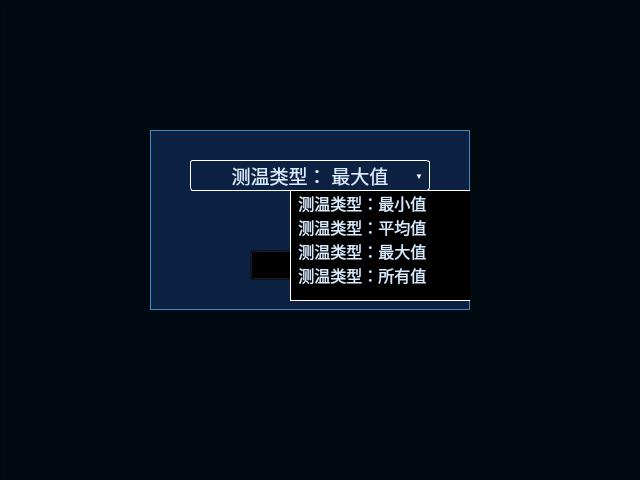
<?xml version="1.0" encoding="UTF-8"?>
<ui version="4.0">
 <class>hp_dialog_ir_parameter</class>
 <widget class="QWidget" name="hp_dialog_ir_parameter">
  <property name="geometry">
   <rect>
    <x>0</x>
    <y>0</y>
    <width>640</width>
    <height>480</height>
   </rect>
  </property>
  <property name="windowTitle">
   <string>Form</string>
  </property>
  <widget class="QFrame" name="frame_2">
   <property name="geometry">
    <rect>
     <x>0</x>
     <y>0</y>
     <width>641</width>
     <height>481</height>
    </rect>
   </property>
   <property name="styleSheet">
    <string notr="true">QFrame
{
background-color: rgb(0, 8, 16);
}</string>
   </property>
   <property name="frameShape">
    <enum>QFrame::StyledPanel</enum>
   </property>
   <property name="frameShadow">
    <enum>QFrame::Raised</enum>
   </property>
   <widget class="QFrame" name="frame">
    <property name="geometry">
     <rect>
      <x>150</x>
      <y>130</y>
      <width>320</width>
      <height>180</height>
     </rect>
    </property>
    <property name="styleSheet">
     <string notr="true">QFrame{
background-color:rgb(13, 34, 67);
border :1px solid rgb(62, 139, 192);
}</string>
    </property>
    <property name="frameShape">
     <enum>QFrame::StyledPanel</enum>
    </property>
    <property name="frameShadow">
     <enum>QFrame::Raised</enum>
    </property>
    <widget class="QListWidget" name="listWidget_tempType">
     <property name="geometry">
      <rect>
       <x>140</x>
       <y>60</y>
       <width>240</width>
       <height>111</height>
      </rect>
     </property>
     <property name="font">
      <font>
       <pointsize>12</pointsize>
      </font>
     </property>
     <property name="styleSheet">
      <string notr="true">QAbstractItemView {
	background-color:#000000;
	color:rgb(216, 235, 255);
	border:1px solid #ffffff;
}
QAbstractItemView::item:selected {
	color: #ffffff;
	background-color: #000000;
}
QListView::item:selected{
	background:rgba(0, 221, 253,150);
	border:0px solid rgb(0, 221, 253);
}
QListView::item:selected:!active{
    border:0px solid rgb(0, 221, 253);
	background:rgba(0, 221, 253,150);
}</string>
     </property>
     <property name="currentRow">
      <number>-1</number>
     </property>
     <item>
      <property name="text">
       <string> 测温类型：最小值</string>
      </property>
     </item>
     <item>
      <property name="text">
       <string> 测温类型：平均值</string>
      </property>
     </item>
     <item>
      <property name="text">
       <string> 测温类型：最大值</string>
      </property>
     </item>
     <item>
      <property name="text">
       <string> 测温类型：所有值</string>
      </property>
     </item>
    </widget>
    <widget class="QFrame" name="frame_tempType">
     <property name="geometry">
      <rect>
       <x>40</x>
       <y>30</y>
       <width>240</width>
       <height>31</height>
      </rect>
     </property>
     <property name="focusPolicy">
      <enum>Qt::ClickFocus</enum>
     </property>
     <property name="styleSheet">
      <string notr="true">QFrame{
background:transparent;
border:1px solid white;
border-radius:3px;}</string>
     </property>
     <property name="frameShape">
      <enum>QFrame::StyledPanel</enum>
     </property>
     <property name="frameShadow">
      <enum>QFrame::Raised</enum>
     </property>
     <widget class="QLabel" name="tempType_text">
      <property name="geometry">
       <rect>
        <x>1</x>
        <y>1</y>
        <width>238</width>
        <height>29</height>
       </rect>
      </property>
      <property name="font">
       <font>
        <family>微软雅黑</family>
        <pointsize>14</pointsize>
       </font>
      </property>
      <property name="focusPolicy">
       <enum>Qt::NoFocus</enum>
      </property>
      <property name="styleSheet">
       <string notr="true">background:transparent;
color:rgb(216, 235, 255);
border:0px;</string>
      </property>
      <property name="text">
       <string>测温类型： 最大值</string>
      </property>
      <property name="alignment">
       <set>Qt::AlignCenter</set>
      </property>
     </widget>
     <widget class="QLabel" name="tempType_select">
      <property name="geometry">
       <rect>
        <x>219</x>
        <y>1</y>
        <width>20</width>
        <height>29</height>
       </rect>
      </property>
      <property name="font">
       <font>
        <pointsize>6</pointsize>
       </font>
      </property>
      <property name="styleSheet">
       <string notr="true">background:transparent;border:0px;color:white;</string>
      </property>
      <property name="text">
       <string>▼</string>
      </property>
      <property name="alignment">
       <set>Qt::AlignCenter</set>
      </property>
     </widget>
     <zorder>tempType_select</zorder>
     <zorder>tempType_text</zorder>
    </widget>
    <widget class="QToolButton" name="toolButton_return">
     <property name="geometry">
      <rect>
       <x>100</x>
       <y>120</y>
       <width>121</width>
       <height>30</height>
      </rect>
     </property>
     <property name="font">
      <font>
       <family>微软雅黑</family>
       <pointsize>11</pointsize>
       <weight>75</weight>
       <bold>true</bold>
      </font>
     </property>
     <property name="styleSheet">
      <string notr="true">
QToolButton{
background:transparent;
border-image: url(:/res/label_Background_n.png);
color:white;
}

QToolButton::pressed{
background:transparent;
border-image: url(:/res/label_Background_s.png);color:white;
}
QToolButton::focus{
background:transparent;
border-image: url(:/res/label_Background_s.png);color:white;
}</string>
     </property>
     <property name="text">
      <string>返回</string>
     </property>
     <property name="toolButtonStyle">
      <enum>Qt::ToolButtonIconOnly</enum>
     </property>
    </widget>
    <zorder>toolButton_return</zorder>
    <zorder>listWidget_tempType</zorder>
    <zorder>frame_tempType</zorder>
   </widget>
  </widget>
 </widget>
 <resources/>
 <connections/>
</ui>
